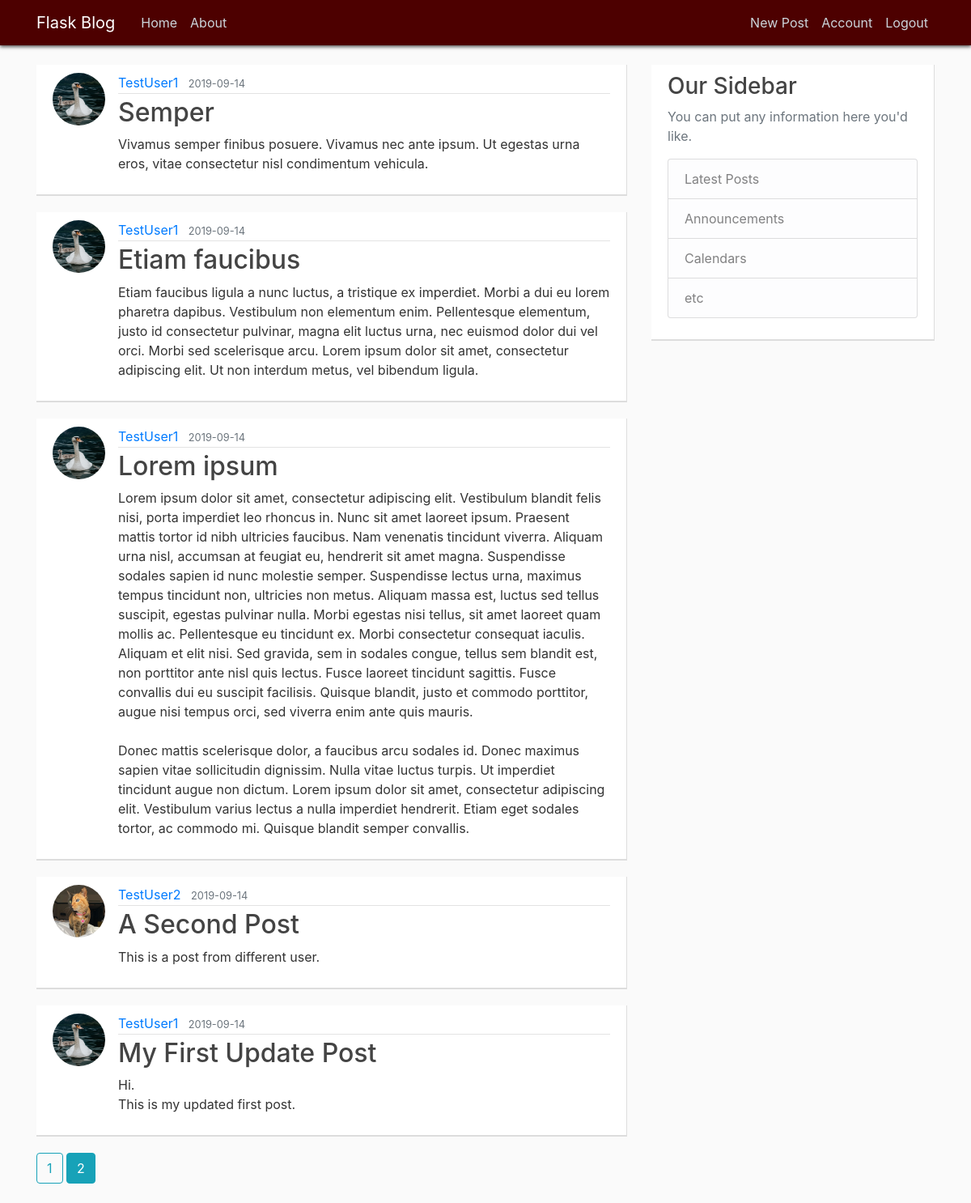
Screenshot of /home?page=2 (signed in) with the database file from the repository.
### pyflaskblog/models.py (models this page shows, shortened)
class Post(db.Model):
	id = db.Column(db.Integer, primary_key=True)
	title = db.Column(db.String(100), nullable=False)
	date_posted = db.Column(db.DateTime, nullable=False, default=datetime.utcnow)
	content = db.Column(db.Text, nullable=False)
	user_id = db.Column(db.Integer, db.ForeignKey('user.id'), nullable=False)

class User(db.Model, UserMixin):
	id = db.Column(db.Integer, primary_key=True)
	username = db.Column(db.String(20), unique=True, nullable=False)
	email = db.Column(db.String(120), unique=True, nullable=False)
	image_file = db.Column(db.String(20), nullable=False, default='default.jpg')
	password = db.Column(db.String(60), nullable=False)
	posts = db.relationship('Post', backref='author', lazy=True)

### pyflaskblog/main/routes.py (the view)
@main.route("/")
@main.route("/home")
def home():
	page = request.args.get('page', 1, type=int)
	posts = Post.query.order_by(Post.date_posted.desc()).paginate(page=page, per_page=5)
	return render_template('home.html', posts=posts)

### pyflaskblog/models.py (called while the page is built)
@login_manager.user_loader
def load_user(user_id):
	return User.query.get(int(user_id))

### pyflaskblog/templates/home.html
{% extends "layout.html" %}
{% block content %}
	{% for post in posts.items %}
		<article class="media content-section">
		  <img class="rounded-circle article-img" src="{{ url_for('static', filename='profile_pics/' + post.author.image_file) }}">
		  <div class="media-body">
		    <div class="article-metadata">
		      <a class="mr-2" href="{{ url_for('users.user_posts', username=post.author.username) }}">{{ post.author.username }}</a>
		      <small class="text-muted">{{ post.date_posted.strftime('%Y-%m-%d') }}</small>
		    </div>
		    <h2><a class="article-title" href="{{ url_for('posts.post', post_id=post.id) }}">{{ post.title }}</a></h2>
		    <p class="article-content">{{ post.content }}</p>
		  </div>
		</article>
	{% endfor %}
	{% for page_num in posts.iter_pages(left_edge=1, right_edge=1, left_current=1, right_current=2) %}
		{% if page_num %}
			{% if posts.page == page_num %}
				<a class="btn btn-info mb-4" href="{{ url_for('main.home', page=page_num) }}">{{ page_num }}</a>
			{% else %}
				<a class="btn btn-outline-info mb-4" href="{{ url_for('main.home', page=page_num) }}">{{ page_num }}</a>
			{% endif %}
		{% else %}
			...
		{% endif %}
	{% endfor %}
{% endblock content %}

### pyflaskblog/static/main.css (style rules this page uses)
body { background: #fafafa; color: #333333; margin-top: 5rem; }
h1, h2, h3, h4, h5, h6 { color: #444444; }
.content-section { background: #ffffff; padding: 10px 20px; border-bottom: 2px solid #dddddd; border-right: 1px solid #dddddd; margin-bottom: 20px; }
.article-title { color: #444444; }
.article-content { white-space: pre-line; }
.article-img { height: 65px; width: 65px; margin-right: 16px; }
.article-metadata { padding-bottom: 1px; margin-bottom: 4px; border-bottom: 1px solid #e3e3e3 }

### rows the page displays
Post: image_file (placeholder picture), author.username "TestUser1", date_posted "2019-09-14", title "Semper", content "Vivamus semper finibus posuere. Vivamus nec ante ipsum. Ut egestas urna eros, vitae consectetur nisl condimentum vehicula."
Post: image_file (placeholder picture), author.username "TestUser1", date_posted "2019-09-14", title "Etiam faucibus", content "Etiam faucibus ligula a nunc luctus, a tristique ex imperdiet. Morbi a dui eu lorem pharetra dapibus. Vestibulum non elementum enim. Pellentesque elementum, justo id consectetur pulvinar, magna elit luctus urna, nec euismod dolor dui vel orci. Morbi sed scelerisque arcu. Lorem ipsum dolor sit amet, consectetur adipiscing elit. Ut non interdum metus, vel bibendum ligula."
Post: image_file (placeholder picture), author.username "TestUser1", date_posted "2019-09-14", title "Lorem ipsum", content "Lorem ipsum dolor sit amet, consectetur adipiscing elit. Vestibulum blandit felis nisi, porta imperdiet leo rhoncus in. Nunc sit amet laoreet ipsum. Praesent mattis tortor id nibh ultricies faucibus. Nam venenatis tincidunt viverra. Aliquam urna nisl, accumsan at feugiat eu, hendrerit sit amet magna. Suspendisse sodales sapien id nunc molestie semper. Suspendisse lectus urna, maximus tempus tincidunt non, ultricies non metus. Aliquam massa est, luctus sed tellus suscipit, egestas pulvinar nulla. Morbi egestas nisi tellus, sit amet laoreet quam mollis ac. Pellentesque eu tincidunt ex. Morbi consectetur consequat iaculis. Aliquam et elit nisi. Sed gravida, sem in sodales congue, tellus sem…"
Post: image_file (picture), author.username "TestUser2", date_posted "2019-09-14", title "A Second Post", content "This is a post from different user."
Post: image_file (placeholder picture), author.username "TestUser1", date_posted "2019-09-14", title "My First Update Post", content "Hi. This is my updated first post."

### other values shown
{{ page_num }} "1"
{{ page_num }} "2"
